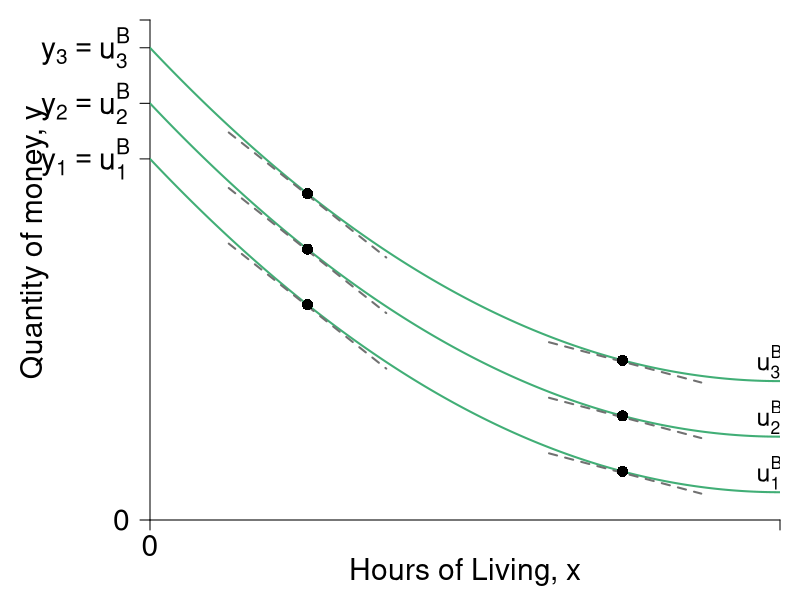

R code for this plot:
require(shape)
pdf(file = "property/qql_y_indiff.pdf", width = 9, height = 7)

#Set parameters for graphics
namesize <- 1.3
pointsize <- 1.8
axislabelsize <- 1.8
labelsize <- 1.5
namesize <- 1.8
annotatesize <- 1.5
graphlinewidth <- 2
segmentlinewidth <- 1.5


COL <- c("#7fc97f", "#beaed4", "#fdc086", "#ffff99", "#386cb0", "#f0027f", "#bf5b17", "#666666")
COLA <- c("#99d8c9","#66c2a4","#41ae76", "#238b45", "#005824")
COLB <- c("#4eb3d3", "#2b8cbe", "#0868ac","#084081")
Grays <- gray.colors(25, start = 1, end = 0)

#Edited the margins to cater for the larger LHS labels
par(mar =  c(4, 7.5, 1, 1))

mrsA <- function(x, rmax = 2, xmax = 12) {
  rmax - (rmax/xmax)*x
}


uA <- function(x, y, rmax = 2, xmax = 12) {
  y + rmax*x - (1/2)*(rmax/xmax)*x^2
}

indiffA <- function(x, uA = 10, rmax = 2, xmax = 12) {
  uA - rmax*x + (1/2)*(rmax/xmax)*(x^2)
}

bcA <- function(x, w = 20, p = 2) {
  w - p*x
}


xlims <- c(0, 12)
ylims <- c(0, 18)

npts <- 501 
x <- seq(xlims[1], xlims[2], length.out = npts)
y <- seq(ylims[1], ylims[2], length.out = npts) 
a <- c(13, 15, 17)

plot(0, 0, xlim = xlims, ylim = ylims, type = "n",
     xlab = expression(paste("")),
     ylab = expression(paste("")), 
     xaxt = "n", 
     yaxt = "n", 
     cex.lab = axislabelsize, 
     bty = "n",
     xaxs="i", 
     yaxs="i")

# ticksy <- seq(from = 0, to = ylims[2], by = 2)
# ylabels <- seq(from = 0, to = ylims[2], by = 2)
# ticksx <- seq(from = 0, to = xlims[2], by = 2)
# xlabels <- seq(from = 0, to = xlims[2], by = 2)
ticksy <- c(0, 13, 15, 17, ylims[2])
ylabels <- c(0, expression(paste(y[1] == u[1]^B)), expression(paste(y[2] == u[2]^B)), expression(paste(y[3] == u[3]^B)), NA)
ticksx <- c(0,  xlims[2])
xlabels <- c(0, NA)

axis(1, at = ticksx, pos = 0, labels = xlabels, cex.axis = axislabelsize)
axis(2, at = ticksy, pos = 0, labels = ylabels, las = 1, cex.axis = axislabelsize)

npts <- 500 
xx1 <- seq(xlims[1], xlims[2], length.out = npts)

#lines(xx1, bcA(xx1, w = 12, p = 1), col = COLB[3], lwd = graphlinewidth)
#lines(xx1, indiffA1(xx1, uA = 20, rmax = 2.5, xmax = 10), col = COLB[4], lwd = graphlinewidth)

mtext(expression(paste("Hours of Living, ", x)), side=1, line = 2.5, cex = axislabelsize)
text(-2.2, 10, expression(paste("Quantity of money, ", y)), xpd = TRUE, cex = axislabelsize, srt = 90) 

#segments(4.11765, 6.17647, 5.88, 8.88, lty = 1, col = COL[2] , lwd = graphlinewidth)
#text(7.3, 3, expression("Pareto Efficient"))
#text(7.3, 2.5, expression("Curve"))
#Arrows(7.3, 3.5, 7.3, 6.1, col = "black", lty = 1, lwd = 2, arr.type = "triangle", arr.lwd = 0.5)

#Label the iso-welfare functions for the HG, Aisha
text(11.8, 1.7, expression(u[1]^B), cex = annotatesize)
text(11.8, 3.7, expression(u[2]^B), cex = annotatesize) 
text(11.8, 5.7, expression(u[3]^B), cex = annotatesize)
#text(6.6, 8.3, expression(u[4]^A))

#Label the indifference curves for the HG, Betty
# text(7.6, 17, expression(u[1]^B))
# text(6.75, 17, expression(u[2]^B))
# text(6, 17, expression(u[3]^B))
#text(3.4, 6.9, expression(v[4]^B))

#Label mrs function
#text(10, 8, expression(paste(mrs(x,y) == r[max] - frac(r[max], x[max])*x)))
#Arrows(10, 7.5, 10, 5.6, col = "black", lty = 1, lwd = 2, arr.type = "triangle", arr.lwd = 0.5)

#Label satiation
#text(20, 4, expression(paste(x[max] == "Point")))
#text(20, 3, expression(paste("of Satiation")))
#Arrows(20, 2.5, 20, 0.5, col = "black", lty = 1, lwd = 2, arr.type = "triangle", arr.lwd = 0.5)

#Label highest willingness to pay
# text(5, 10.5, expression(paste(r[max] == "Maximum")))
# text(5, 9.5, expression(paste("Willingness to Pay")))
# Arrows(3, 10, 0.5, 10, col = "black", lty = 1, lwd = 2, arr.type = "triangle", arr.lwd = 0.5)


contour(x, y, 
        outer(x, y, uA),
        drawlabels = FALSE,
        col = COLA[3],
        #cex.lab = axislabelsize,
        lwd = graphlinewidth,
        levels = a, 
        xaxs="i", 
        yaxs="i", 
        add = TRUE)

#segments(0, 6, 6, 6, lty = 2, col = "gray" , lwd = segmentlinewidth)
#segments(6, 0, 6, 6, lty = 2, col = "gray" , lwd = segmentlinewidth)


slopeline <- function(x, yint, slope = 1.5){
  yint - slope*x
}

slopex1 <- seq(1.5,4.5,length.out = 200)
lines(slopex1, slopeline(slopex1, yint = 12.2, slope = mrsA(x = 3)), col = Grays[21], lty = 2, lwd = graphlinewidth)
lines(slopex1, slopeline(slopex1, yint = 14.2, slope = mrsA(x = 3)), col = Grays[21], lty = 2, lwd = graphlinewidth)
lines(slopex1, slopeline(slopex1, yint = 16.2, slope = mrsA(x = 3)), col = Grays[21], lty = 2, lwd = graphlinewidth)

slopex2 <- seq(7.6,10.5,length.out = 200)
lines(slopex2, slopeline(slopex2, yint = 6.2, slope = mrsA(x = 9)), col = Grays[21], lty = 2, lwd = graphlinewidth)
lines(slopex2, slopeline(slopex2, yint = 8.2, slope = mrsA(x = 9)), col = Grays[21], lty = 2, lwd = graphlinewidth)
lines(slopex2, slopeline(slopex2, yint = 10.2, slope = mrsA(x = 9)), col = Grays[21], lty = 2, lwd = graphlinewidth)


firstpointsx <- c(3, 3, 3)
firstpointsy <- c(indiffA(x = firstpointsx[1], uA = 13), indiffA(x = firstpointsx[2], uA = 15), indiffA(x = firstpointsx[3], uA = 17))
points(firstpointsx, firstpointsy, pch = 16, col = "black", cex = 1.5)

secondpointsx <- c(9, 9, 9)
secondpointsy <- c(indiffA(x = 9, uA = 13), indiffA(x = 9, uA = 15), indiffA(x = 9, uA = 17))
points(secondpointsx, secondpointsy, pch = 16, col = "black", cex = 1.5)


# par(new = TRUE)
# 
# #Use the same x and ylims as previously, but with locations switched
# xlims2 <- c(18, 0)
# ylims2 <- c(18, 0)

#Leave the ylab and xlab blank to ensure no axes titles
# plot(0, 0, xlim = xlims2, ylim = ylims2, type = "n",
#      xlab = expression(paste("")),
#      ylab = expression(paste("")),
#      xaxt = "n", 
#      yaxt = "n", 
#      cex.lab = 1.3, 
#      bty = "n",
#      xaxs="i", 
#      yaxs="i")
# 
# 
# lines(xx1, indiffAlow(xx1, uA = 46.08, alpha = 16, beta = 1/24), col = COL[2], lwd = graphlinewidth)


#Set up axes at sides 3 and 4 (top and right)
# axis(side = 3, at = ticksx, pos = 0, labels = xlabels)
# axis(side = 4, at = ticksy, pos = 0, labels = ylabels, las = 0)
# mtext("B's Apples, x", side=3, line = 2.5, cex = axislabelsize)
# text(-0.8, 7, expression(paste("B's Oranges, y")), xpd = TRUE, cex = axislabelsize, srt = 270) 
# 
# #Add arrows:
# arrows(-0.8, 10, -0.8, 14, xpd = TRUE, length=0.1,angle=40,lwd=3)
# arrows(6.2, -1.8, 9, -1.8, xpd = TRUE, length=0.1,angle=40,lwd=3)
# 

#Customize ticks and labels for the plot
#ticksy <- seq(from = 0, to = 15, by = 1)
#ylabels <- seq(from = 0, to = 15, by = 1)
#ticksx <- seq(from = 0, to = 10, by = 1)
#xlabels <- seq(from = 0, to = 10, by = 1)
#axis(1, at = ticksx, pos = 0, labels = xlabels)
#axis(2, at = ticksy, pos = 0, labels = ylabels, las = 0)

dev.off()
